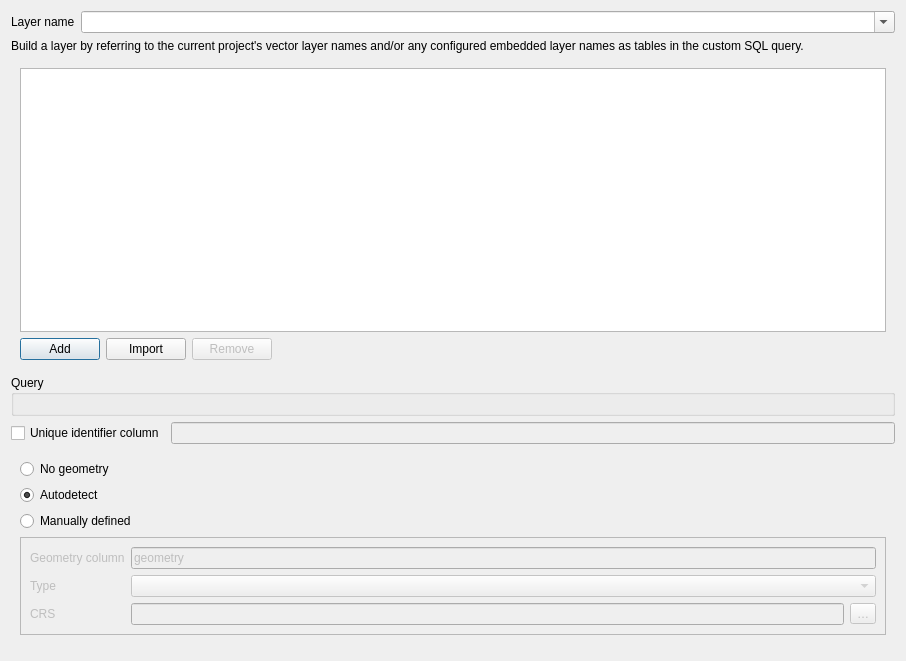
<?xml version="1.0" encoding="UTF-8"?>
<ui version="4.0">
 <class>QgsVirtualLayerSourceSelectBase</class>
 <widget class="QDialog" name="QgsVirtualLayerSourceSelectBase">
  <property name="geometry">
   <rect>
    <x>0</x>
    <y>0</y>
    <width>906</width>
    <height>661</height>
   </rect>
  </property>
  <property name="windowTitle">
   <string>Create a Virtual Layer</string>
  </property>
  <layout class="QVBoxLayout" name="verticalLayout">
   <item>
    <widget class="QgsScrollArea" name="scrollArea">
     <property name="frameShape">
      <enum>QFrame::NoFrame</enum>
     </property>
     <property name="widgetResizable">
      <bool>true</bool>
     </property>
     <widget class="QWidget" name="scrollAreaWidgetContents">
      <property name="geometry">
       <rect>
        <x>0</x>
        <y>0</y>
        <width>873</width>
        <height>656</height>
       </rect>
      </property>
      <layout class="QVBoxLayout" name="verticalLayout_5">
       <property name="leftMargin">
        <number>0</number>
       </property>
       <property name="topMargin">
        <number>0</number>
       </property>
       <property name="rightMargin">
        <number>0</number>
       </property>
       <property name="bottomMargin">
        <number>0</number>
       </property>
       <item>
        <layout class="QHBoxLayout" name="horizontalLayout_4">
         <item>
          <widget class="QLabel" name="label_2">
           <property name="sizePolicy">
            <sizepolicy hsizetype="Preferred" vsizetype="Preferred">
             <horstretch>0</horstretch>
             <verstretch>0</verstretch>
            </sizepolicy>
           </property>
           <property name="text">
            <string>Layer name</string>
           </property>
          </widget>
         </item>
         <item>
          <widget class="QComboBox" name="mLayerNameCombo">
           <property name="sizePolicy">
            <sizepolicy hsizetype="Expanding" vsizetype="Preferred">
             <horstretch>1</horstretch>
             <verstretch>0</verstretch>
            </sizepolicy>
           </property>
           <property name="editable">
            <bool>true</bool>
           </property>
          </widget>
         </item>
        </layout>
       </item>
       <item>
        <widget class="QLabel" name="mInformationLabel">
         <property name="text">
          <string>Build a layer by referring to the current project's vector layer names and/or any configured embedded layer names as tables in the custom SQL query.</string>
         </property>
         <property name="wordWrap">
          <bool>true</bool>
         </property>
        </widget>
       </item>
       <item>
        <widget class="QgsCollapsibleGroupBox" name="mEmbeddedlLayersGroup" native="true">
         <property name="title" stdset="0">
          <string>Embedded layers</string>
         </property>
         <property name="collapsed" stdset="0">
          <bool>false</bool>
         </property>
         <layout class="QVBoxLayout" name="verticalLayout_4">
          <item>
           <widget class="QTableWidget" name="mLayersTable">
            <property name="toolTip">
             <string>Embedded layers can be added to have SQL queries with layers that are independent from layers loaded by the current Hake Geospatial project.
In particular, saving a virtual layer with embedded layers to a QLR file can be done to reuse its definition in another project.</string>
            </property>
            <property name="selectionMode">
             <enum>QAbstractItemView::SingleSelection</enum>
            </property>
            <property name="selectionBehavior">
             <enum>QAbstractItemView::SelectRows</enum>
            </property>
            <attribute name="verticalHeaderVisible">
             <bool>false</bool>
            </attribute>
           </widget>
          </item>
          <item>
           <layout class="QHBoxLayout" name="horizontalLayout">
            <item>
             <widget class="QPushButton" name="mAddLayerBtn">
              <property name="toolTip">
               <string>Add a new embedded layer</string>
              </property>
              <property name="text">
               <string>Add</string>
              </property>
             </widget>
            </item>
            <item>
             <widget class="QPushButton" name="mImportLayerBtn">
              <property name="enabled">
               <bool>true</bool>
              </property>
              <property name="toolTip">
               <string>Import layer definition from loaded layers of the current project</string>
              </property>
              <property name="text">
               <string>Import</string>
              </property>
             </widget>
            </item>
            <item>
             <widget class="QPushButton" name="mRemoveLayerBtn">
              <property name="enabled">
               <bool>false</bool>
              </property>
              <property name="toolTip">
               <string>Remove the selected embedded layer</string>
              </property>
              <property name="text">
               <string>Remove</string>
              </property>
             </widget>
            </item>
            <item>
             <spacer name="horizontalSpacer_2">
              <property name="orientation">
               <enum>Qt::Horizontal</enum>
              </property>
              <property name="sizeHint" stdset="0">
               <size>
                <width>40</width>
                <height>20</height>
               </size>
              </property>
             </spacer>
            </item>
           </layout>
          </item>
         </layout>
        </widget>
       </item>
       <item>
        <widget class="QGroupBox" name="mQueryBox">
         <property name="title">
          <string>Query</string>
         </property>
         <property name="checkable">
          <bool>false</bool>
         </property>
         <property name="checked">
          <bool>false</bool>
         </property>
         <layout class="QVBoxLayout" name="verticalLayout_2">
          <item>
           <widget class="QgsCodeEditorSQL" name="mQueryEdit" native="true">
            <property name="toolTip">
             <string>&lt;html&gt;&lt;head/&gt;&lt;body&gt;&lt;p&gt;This is the SQL query editor. You can edit here an SQL query referring to any existing vector layers or embedded layers.&lt;/p&gt;&lt;p&gt;Virtual layers rely on SQLite and SpatiaLite. Any functions from SQLite or SpatiaLite can then be used in the query. To add or access geometries of a table, you can use &quot;tablename.geometry&quot;, regardless of original geometry column's name.&lt;/p&gt;&lt;p&gt;&lt;span style=&quot; font-weight:600;&quot;&gt;Special comments:&lt;/span&gt;&lt;/p&gt;&lt;p&gt;Because it is not always possible to autodetect the data type of each column in a query, special comments can be used in the query to force a specific type.&lt;/p&gt;&lt;p&gt;Special comments must be placed on the right of a column name and have the form &lt;tt&gt;/*:type*/&lt;/tt&gt; where type can be any of &lt;span style=&quot; font-style:italic;&quot;&gt;int&lt;/span&gt;, &lt;span style=&quot; font-style:italic;&quot;&gt;real&lt;/span&gt; or &lt;span style=&quot; font-style:italic;&quot;&gt;text&lt;/span&gt;. They can also be used to specify the type and SRID of the geometry column with the following syntax: &lt;tt&gt;/*:gtype:srid*/&lt;/tt&gt; where &lt;span style=&quot; font-style:italic;&quot;&gt;gtype&lt;/span&gt; can be &lt;span style=&quot; font-style:italic;&quot;&gt;point&lt;/span&gt;, &lt;span style=&quot; font-style:italic;&quot;&gt;linestring&lt;/span&gt; or &lt;span style=&quot; font-style:italic;&quot;&gt;polygon&lt;/span&gt; (with an optional &lt;span style=&quot; font-style:italic;&quot;&gt;multi&lt;/span&gt; prefix) and &lt;span style=&quot; font-style:italic;&quot;&gt;srid&lt;/span&gt; is an integer identifier.&lt;/p&gt;&lt;p&gt;Example:&lt;/p&gt;&lt;p&gt;&lt;tt&gt;SELECT id + 1 as id /*:int*/, ST_Centroid(geometry) as geom /*:point:4326*/ FROM tab&lt;/tt&gt;&lt;/p&gt;&lt;/body&gt;&lt;/html&gt;</string>
            </property>
           </widget>
          </item>
         </layout>
        </widget>
       </item>
       <item>
        <layout class="QHBoxLayout" name="horizontalLayout_5">
         <item>
          <widget class="QCheckBox" name="mUIDColumnNameCheck">
           <property name="text">
            <string>Unique identifier column</string>
           </property>
          </widget>
         </item>
         <item>
          <widget class="QLineEdit" name="mUIDField">
           <property name="enabled">
            <bool>false</bool>
           </property>
           <property name="text">
            <string/>
           </property>
          </widget>
         </item>
        </layout>
       </item>
       <item>
        <widget class="QgsCollapsibleGroupBox" name="mGeometryGroup" native="true">
         <property name="title" stdset="0">
          <string>Geometry</string>
         </property>
         <property name="collapsed" stdset="0">
          <bool>true</bool>
         </property>
         <layout class="QVBoxLayout" name="verticalLayout_3">
          <item>
           <widget class="QRadioButton" name="mNoGeometryRadio">
            <property name="text">
             <string>No geometry</string>
            </property>
           </widget>
          </item>
          <item>
           <widget class="QRadioButton" name="mAutodetectGeometryRadio">
            <property name="text">
             <string>Autodetect</string>
            </property>
            <property name="checked">
             <bool>true</bool>
            </property>
           </widget>
          </item>
          <item>
           <widget class="QRadioButton" name="mGeometryRadio">
            <property name="text">
             <string>Manually defined</string>
            </property>
           </widget>
          </item>
          <item>
           <widget class="QFrame" name="mGeometryFrame">
            <property name="enabled">
             <bool>false</bool>
            </property>
            <property name="frameShape">
             <enum>QFrame::StyledPanel</enum>
            </property>
            <property name="frameShadow">
             <enum>QFrame::Raised</enum>
            </property>
            <layout class="QFormLayout" name="formLayout_2">
             <item row="0" column="0">
              <widget class="QLabel" name="label">
               <property name="text">
                <string>Geometry column</string>
               </property>
              </widget>
             </item>
             <item row="0" column="1">
              <widget class="QLineEdit" name="mGeometryField">
               <property name="text">
                <string>geometry</string>
               </property>
              </widget>
             </item>
             <item row="1" column="0">
              <widget class="QLabel" name="label_3">
               <property name="text">
                <string>Type</string>
               </property>
              </widget>
             </item>
             <item row="1" column="1">
              <widget class="QComboBox" name="mGeometryType"/>
             </item>
             <item row="2" column="0">
              <widget class="QLabel" name="label_5">
               <property name="text">
                <string>CRS</string>
               </property>
              </widget>
             </item>
             <item row="2" column="1">
              <layout class="QHBoxLayout" name="horizontalLayout_2">
               <item>
                <widget class="QLineEdit" name="mCRS">
                 <property name="readOnly">
                  <bool>true</bool>
                 </property>
                </widget>
               </item>
               <item>
                <widget class="QToolButton" name="mBrowseCRSBtn">
                 <property name="text">
                  <string>…</string>
                 </property>
                </widget>
               </item>
              </layout>
             </item>
            </layout>
           </widget>
          </item>
         </layout>
        </widget>
       </item>
      </layout>
     </widget>
    </widget>
   </item>
   <item>
    <widget class="QDialogButtonBox" name="buttonBox">
     <property name="orientation">
      <enum>Qt::Horizontal</enum>
     </property>
     <property name="standardButtons">
      <set>QDialogButtonBox::NoButton</set>
     </property>
    </widget>
   </item>
  </layout>
 </widget>
 <customwidgets>
  <customwidget>
   <class>QgsScrollArea</class>
   <extends>QScrollArea</extends>
   <header>qgsscrollarea.h</header>
   <container>1</container>
  </customwidget>
  <customwidget>
   <class>QgsCollapsibleGroupBox</class>
   <extends>QWidget</extends>
   <header>qgscollapsiblegroupbox.h</header>
   <container>1</container>
  </customwidget>
  <customwidget>
   <class>QgsCodeEditorSQL</class>
   <extends>QWidget</extends>
   <header location="global">qgscodeeditorsql.h</header>
   <container>1</container>
  </customwidget>
 </customwidgets>
 <tabstops>
  <tabstop>scrollArea</tabstop>
  <tabstop>mLayerNameCombo</tabstop>
  <tabstop>mLayersTable</tabstop>
  <tabstop>mAddLayerBtn</tabstop>
  <tabstop>mImportLayerBtn</tabstop>
  <tabstop>mRemoveLayerBtn</tabstop>
  <tabstop>mUIDColumnNameCheck</tabstop>
  <tabstop>mUIDField</tabstop>
  <tabstop>mNoGeometryRadio</tabstop>
  <tabstop>mAutodetectGeometryRadio</tabstop>
  <tabstop>mGeometryRadio</tabstop>
  <tabstop>mGeometryField</tabstop>
  <tabstop>mGeometryType</tabstop>
  <tabstop>mCRS</tabstop>
  <tabstop>mBrowseCRSBtn</tabstop>
 </tabstops>
 <resources/>
 <connections>
  <connection>
   <sender>buttonBox</sender>
   <signal>rejected()</signal>
   <receiver>QgsVirtualLayerSourceSelectBase</receiver>
   <slot>reject()</slot>
   <hints>
    <hint type="sourcelabel">
     <x>316</x>
     <y>260</y>
    </hint>
    <hint type="destinationlabel">
     <x>286</x>
     <y>274</y>
    </hint>
   </hints>
  </connection>
  <connection>
   <sender>mGeometryRadio</sender>
   <signal>toggled(bool)</signal>
   <receiver>mGeometryFrame</receiver>
   <slot>setEnabled(bool)</slot>
   <hints>
    <hint type="sourcelabel">
     <x>36</x>
     <y>729</y>
    </hint>
    <hint type="destinationlabel">
     <x>460</x>
     <y>729</y>
    </hint>
   </hints>
  </connection>
  <connection>
   <sender>mUIDColumnNameCheck</sender>
   <signal>toggled(bool)</signal>
   <receiver>mUIDField</receiver>
   <slot>setEnabled(bool)</slot>
   <hints>
    <hint type="sourcelabel">
     <x>107</x>
     <y>431</y>
    </hint>
    <hint type="destinationlabel">
     <x>543</x>
     <y>432</y>
    </hint>
   </hints>
  </connection>
 </connections>
</ui>
